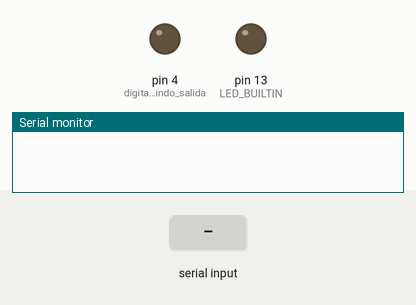
A sketch run on a simulated Arduino Uno, built with avr-gcc and run on an emulated ATmega328P. Shown: output pins drawn as LEDs (lit = HIGH), the last lines printed to the serial monitor. Inputs (shaded band) come from the test bench.

Above: at 1.2 s.
1.3 s: "90,45\n" received over Serial
At 2.0 s:
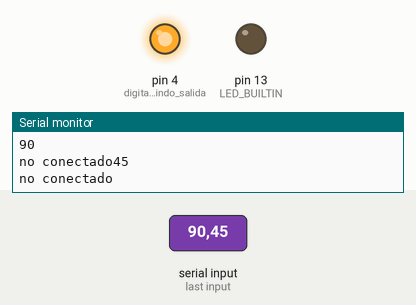
2.8 s: "1\n" received over Serial
At 3.1 s:
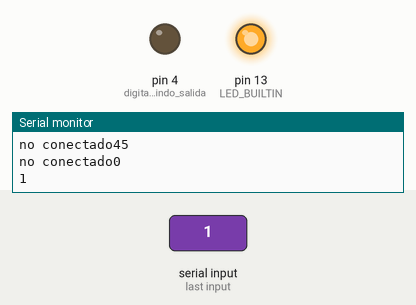
Timing chart, 0 to 5.8 s (numbered marks = the images above; inputs shaded):
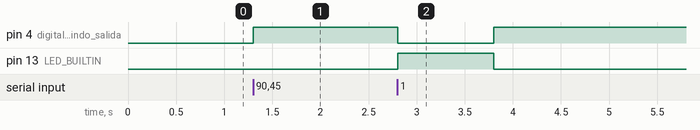

The sketch:

Proyect02.ino
```cpp
int data = 0;

void setup(){
  // initialize digital pin LED_BUILTIN as an output.
  Serial.begin(9600);
  pinMode(LED_BUILTIN, OUTPUT);
  pinMode(4, OUTPUT);//digital defindo salida #4
}

// the loop function runs over and over again forever
void loop(){
  if (Serial.available() > 0){
     data = Serial.parseInt();
     digitalWrite(4, HIGH);
     Serial.println(data);

     if (data == 1){
        digitalWrite(LED_BUILTIN, HIGH);//apaga
        digitalWrite(4, LOW);
      }else if (data == 0){
        digitalWrite(LED_BUILTIN, LOW);//prende
        digitalWrite(4, HIGH);
      }else{
        Serial.print("no conectado");
      }
  }
}
```

Measured:
- after the input at 1.3 s, pin 4 (digital_defindo_salida): LOW → HIGH at once
- after the input at 2.8 s, pin 4 (digital_defindo_salida): HIGH → LOW at once, → HIGH 1.0 s later; pin 13 (LED_BUILTIN): LOW → HIGH at once, → LOW 1.0 s later
